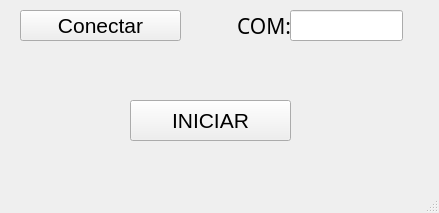
<?xml version="1.0" encoding="UTF-8"?>
<ui version="4.0">
 <class>MainWindow</class>
 <widget class="QMainWindow" name="MainWindow">
  <property name="geometry">
   <rect>
    <x>0</x>
    <y>0</y>
    <width>439</width>
    <height>213</height>
   </rect>
  </property>
  <property name="windowTitle">
   <string>MainWindow</string>
  </property>
  <widget class="QWidget" name="centralwidget">
   <widget class="QPushButton" name="btn_conectar">
    <property name="geometry">
     <rect>
      <x>20</x>
      <y>10</y>
      <width>161</width>
      <height>31</height>
     </rect>
    </property>
    <property name="font">
     <font>
      <pointsize>16</pointsize>
     </font>
    </property>
    <property name="text">
     <string>Conectar</string>
    </property>
   </widget>
   <widget class="QPushButton" name="btn_accion">
    <property name="geometry">
     <rect>
      <x>130</x>
      <y>100</y>
      <width>161</width>
      <height>41</height>
     </rect>
    </property>
    <property name="font">
     <font>
      <pointsize>16</pointsize>
     </font>
    </property>
    <property name="text">
     <string>INICIAR</string>
    </property>
   </widget>
   <widget class="QLabel" name="label">
    <property name="geometry">
     <rect>
      <x>190</x>
      <y>10</y>
      <width>101</width>
      <height>31</height>
     </rect>
    </property>
    <property name="font">
     <font>
      <family>MS Reference Sans Serif</family>
      <pointsize>16</pointsize>
     </font>
    </property>
    <property name="text">
     <string>COM:</string>
    </property>
    <property name="alignment">
     <set>Qt::AlignRight|Qt::AlignTrailing|Qt::AlignVCenter</set>
    </property>
   </widget>
   <widget class="QLineEdit" name="txt_com">
    <property name="geometry">
     <rect>
      <x>290</x>
      <y>10</y>
      <width>113</width>
      <height>31</height>
     </rect>
    </property>
    <property name="font">
     <font>
      <pointsize>16</pointsize>
     </font>
    </property>
   </widget>
  </widget>
  <widget class="QMenuBar" name="menubar">
   <property name="geometry">
    <rect>
     <x>0</x>
     <y>0</y>
     <width>439</width>
     <height>26</height>
    </rect>
   </property>
  </widget>
  <widget class="QStatusBar" name="statusbar"/>
 </widget>
 <resources/>
 <connections/>
</ui>
